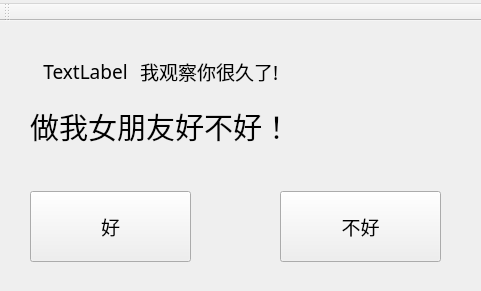
<?xml version="1.0" encoding="UTF-8"?>
<ui version="4.0">
 <class>MainWindow</class>
 <widget class="QMainWindow" name="MainWindow">
  <property name="geometry">
   <rect>
    <x>0</x>
    <y>0</y>
    <width>481</width>
    <height>291</height>
   </rect>
  </property>
  <property name="font">
   <font>
    <family>微软雅黑</family>
    <pointsize>14</pointsize>
   </font>
  </property>
  <property name="contextMenuPolicy">
   <enum>Qt::DefaultContextMenu</enum>
  </property>
  <property name="windowTitle">
   <string>来自LG</string>
  </property>
  <widget class="QWidget" name="centralWidget">
   <widget class="QPushButton" name="btnYes">
    <property name="geometry">
     <rect>
      <x>30</x>
      <y>170</y>
      <width>161</width>
      <height>71</height>
     </rect>
    </property>
    <property name="text">
     <string>好</string>
    </property>
   </widget>
   <widget class="QPushButton" name="btnNo">
    <property name="geometry">
     <rect>
      <x>280</x>
      <y>170</y>
      <width>161</width>
      <height>71</height>
     </rect>
    </property>
    <property name="text">
     <string>不好</string>
    </property>
   </widget>
   <widget class="QLabel" name="labels1">
    <property name="geometry">
     <rect>
      <x>140</x>
      <y>30</y>
      <width>151</width>
      <height>41</height>
     </rect>
    </property>
    <property name="text">
     <string>我观察你很久了!</string>
    </property>
   </widget>
   <widget class="QLabel" name="labels2">
    <property name="geometry">
     <rect>
      <x>30</x>
      <y>90</y>
      <width>271</width>
      <height>31</height>
     </rect>
    </property>
    <property name="font">
     <font>
      <family>微软雅黑</family>
      <pointsize>22</pointsize>
     </font>
    </property>
    <property name="text">
     <string>做我女朋友好不好！！</string>
    </property>
   </widget>
   <widget class="QLabel" name="labelflower">
    <property name="geometry">
     <rect>
      <x>320</x>
      <y>10</y>
      <width>111</width>
      <height>141</height>
     </rect>
    </property>
    <property name="text">
     <string>&lt;html&gt;&lt;head/&gt;&lt;body&gt;&lt;p&gt;&lt;img src=&quot;:/image/flower.png&quot;/&gt;&lt;/p&gt;&lt;/body&gt;&lt;/html&gt;</string>
    </property>
    <property name="textFormat">
     <enum>Qt::AutoText</enum>
    </property>
    <property name="pixmap">
     <pixmap>image/flower.png</pixmap>
    </property>
    <property name="scaledContents">
     <bool>true</bool>
    </property>
    <property name="alignment">
     <set>Qt::AlignCenter</set>
    </property>
    <property name="wordWrap">
     <bool>false</bool>
    </property>
    <property name="openExternalLinks">
     <bool>false</bool>
    </property>
   </widget>
   <widget class="QLabel" name="labelhername">
    <property name="geometry">
     <rect>
      <x>40</x>
      <y>40</y>
      <width>91</width>
      <height>21</height>
     </rect>
    </property>
    <property name="text">
     <string>TextLabel</string>
    </property>
    <property name="alignment">
     <set>Qt::AlignCenter</set>
    </property>
   </widget>
  </widget>
  <widget class="QMenuBar" name="menuBar">
   <property name="geometry">
    <rect>
     <x>0</x>
     <y>0</y>
     <width>481</width>
     <height>23</height>
    </rect>
   </property>
   <widget class="QMenu" name="menu_LG">
    <property name="title">
     <string/>
    </property>
   </widget>
   <addaction name="menu_LG"/>
  </widget>
  <widget class="QToolBar" name="mainToolBar">
   <attribute name="toolBarArea">
    <enum>TopToolBarArea</enum>
   </attribute>
   <attribute name="toolBarBreak">
    <bool>false</bool>
   </attribute>
  </widget>
 </widget>
 <layoutdefault spacing="6" margin="11"/>
 <resources/>
 <connections/>
</ui>
